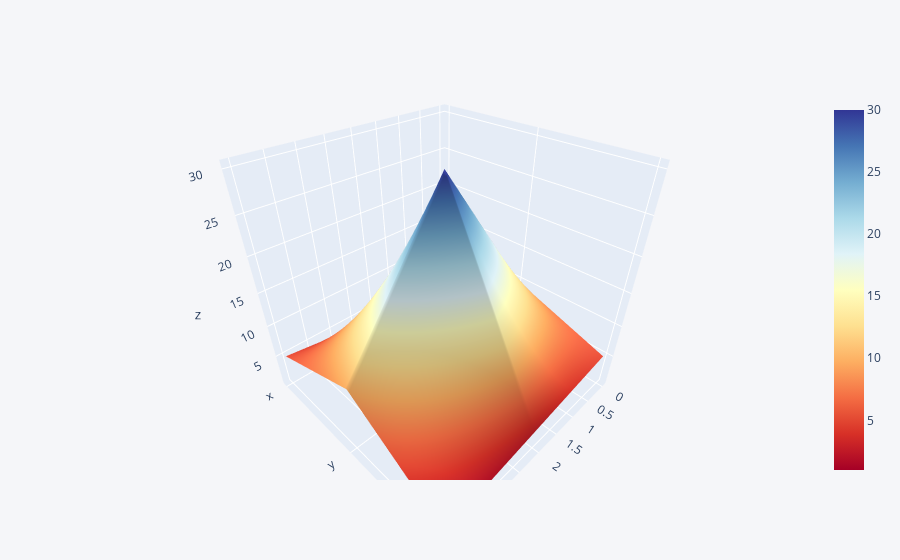

The cell this chart's notebook holds for it:
### Markdown cell above
## 3d Surface

### Code cell
df3 = pd.DataFrame({'x':[1,2,3,4,5],'y':[10,20,30,20,10],'z':[5,4,3,2,1]})
df3.iplot(kind='surface',colorscale='rdylbu')

### Figure 1 — Plotly figure (JSON) as saved in the notebook; plotly's stock layout.template omitted (floating-point values rounded to 4 significant figures)
{"data": [{"colorscale": [[0, "rgb(165,0,38)"], [0.1, "rgb(215,48,39)"], [0.2, "rgb(244,109,67)"], [0.3, "rgb(253,174,97)"], [0.4, "rgb(254,224,144)"], [0.5, "rgb(255,255,191)"], [0.6, "rgb(224,243,248)"], [0.7, "rgb(171,217,233)"], [0.8, "rgb(116,173,209)"], [0.9, "rgb(69,117,180)"], [1, "rgb(49,54,149)"]], "type": "surface", "x": [0, 1, 2, 3, 4], "y": ["x", "y", "z"], "z": [[1, 2, 3, 4, 5], [10, 20, 30, 20, 10], [5, 4, 3, 2, 1]]}], "layout": {"autosize": true, "legend": {"bgcolor": "#F5F6F9", "font": {"color": "#4D5663"}}, "paper_bgcolor": "#F5F6F9", "plot_bgcolor": "#F5F6F9", "scene": {"aspectmode": "auto", "aspectratio": {"x": 1, "y": 1, "z": 1}, "camera": {"center": {"x": 0, "y": 0, "z": 0}, "eye": {"x": 0.9976, "y": 0.9976, "z": 0.9976}, "projection": {"type": "perspective"}, "up": {"x": -0.001297, "y": 0.001298, "z": 1.0}}}, "title": {"font": {"color": "#4D5663"}}, "xaxis": {"gridcolor": "#E1E5ED", "showgrid": true, "tickfont": {"color": "#4D5663"}, "title": {"font": {"color": "#4D5663"}, "text": ""}, "zerolinecolor": "#E1E5ED"}, "yaxis": {"gridcolor": "#E1E5ED", "showgrid": true, "tickfont": {"color": "#4D5663"}, "title": {"font": {"color": "#4D5663"}, "text": ""}, "zerolinecolor": "#E1E5ED"}}}
